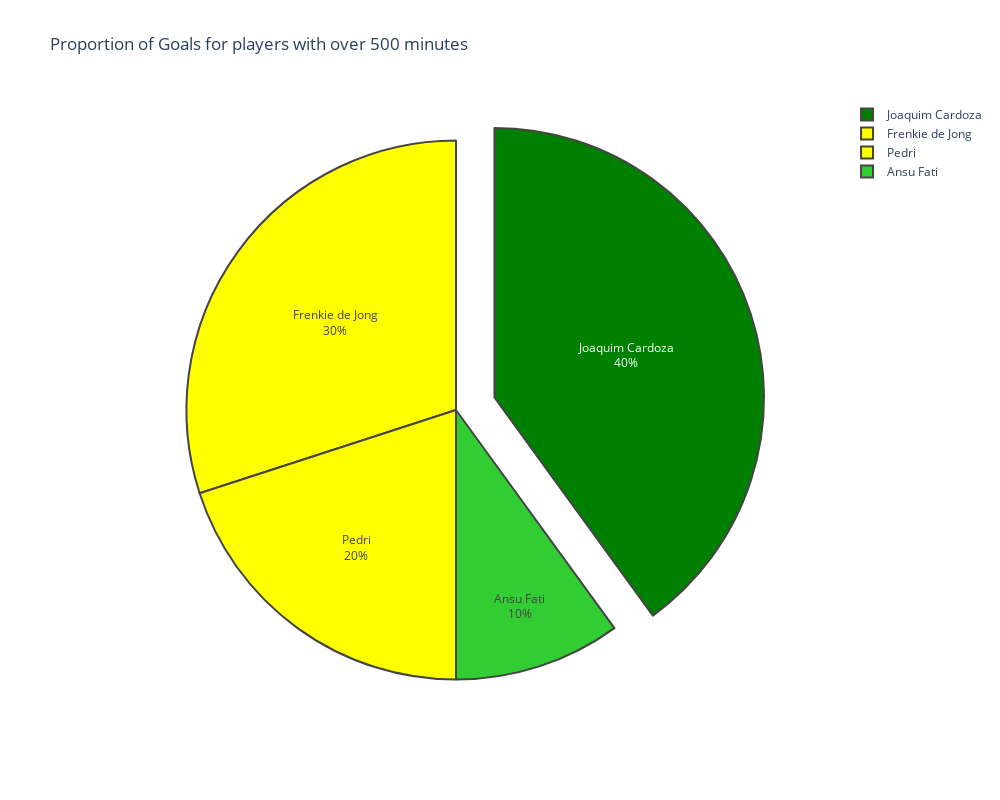
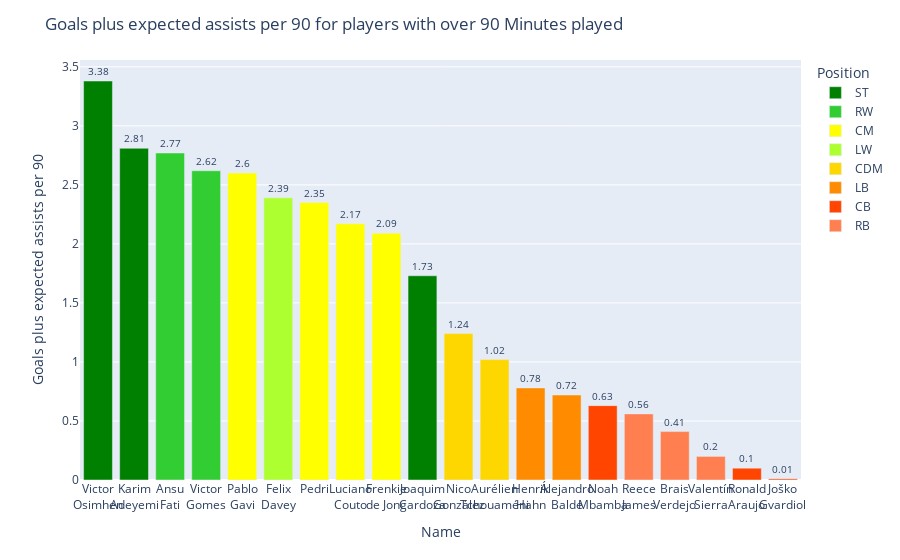
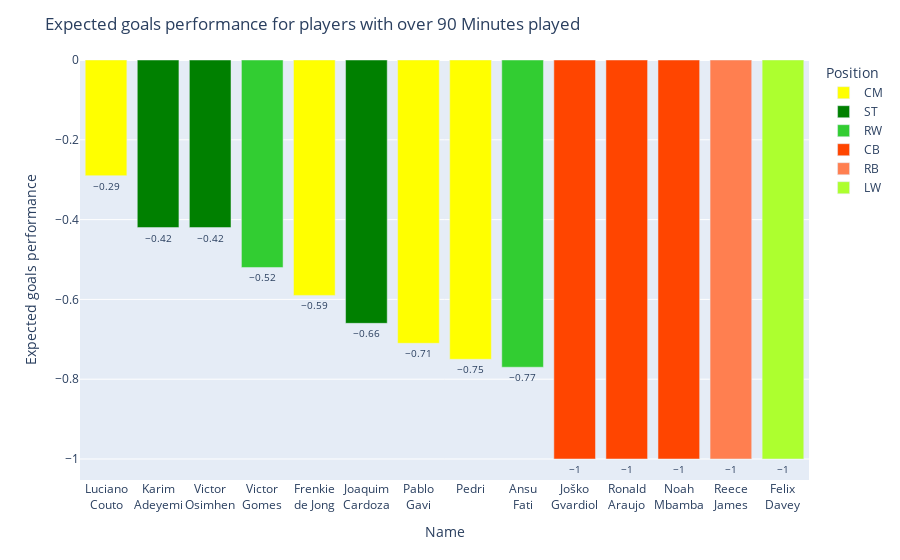
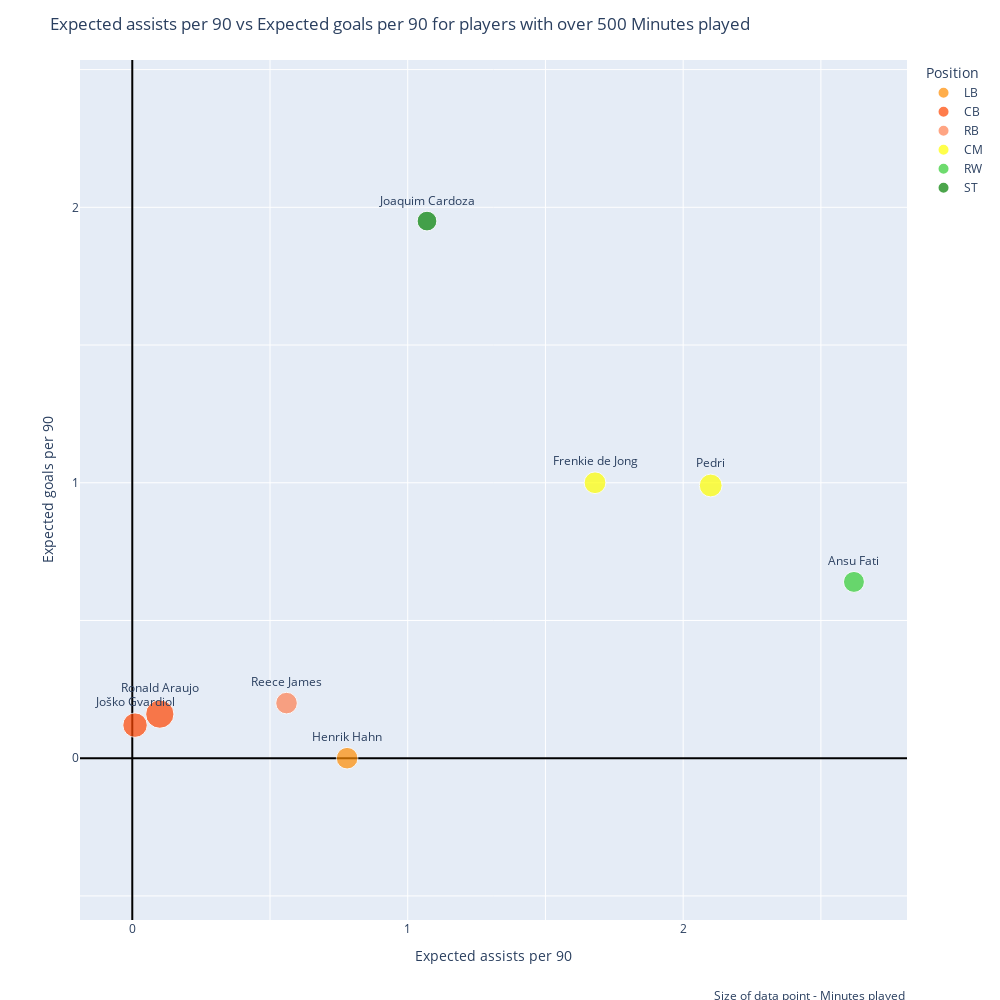

Notebook cell for these charts, in order:
### Markdown cell above
### Example graph outputs

### Code cell
pie_chart('Goals', pull_out=1, width=1000)
bar_plot('Goals+xAp90', min_attribute='MinutesPlayed', min_stat=90)
bar_plot('xGperf', min_stat=90)
diverging_bars('xAp90', min_mins=90)
scatter_chart('xAp90', 'xGp90')
scatter_chart('PossessionWonp90', 'PossessionLostp90')
scatter_chart('PossessionWonp90', 'Goals+xAp90')
grouped_bar('Goalsp90', 'xGp90', min_mins=90)
bar_plot('PropMinsOutOfPosition', min_stat=90)
bar_plot('PassCompletion', min_attribute='Passes', min_stat=100)
bar_plot('Shotsp90', min_stat=90)

### Figure 1 — Plotly figure (JSON) as saved in the notebook; plotly's stock layout.template omitted (floating-point values rounded to 4 significant figures)
{"data": [{"hovertext": ["Position - ST<br>Minutes played - 540", "Position - CM<br>Minutes played - 654", "Position - CM<br>Minutes played - 721", "Position - RW<br>Minutes played - 607"], "labels": ["Joaquim Cardoza", "Frenkie de Jong", "Pedri", "Ansu Fati"], "marker": {"colors": ["green", "yellow", "yellow", "limegreen"], "line": {"width": 2}}, "pull": [0.15, 0, 0, 0], "textinfo": "label+percent", "type": "pie", "values": [4, 3, 2, 1]}], "layout": {"height": 800, "title": {"text": "Proportion of Goals for players with over 500 minutes"}, "width": 1000}}

### Figure 2 — Plotly figure (JSON) as saved in the notebook; plotly's stock layout.template omitted (floating-point values rounded to 4 significant figures)
{"data": [{"alignmentgroup": "True", "cliponaxis": false, "customdata": [[480], [496], [540]], "hovertemplate": "Position=ST<br>Name=%{x}<br>Goals plus expected assists per 90=%{y}<br>MinutesPlayed=%{customdata[0]}<extra></extra>", "legendgroup": "ST", "marker": {"color": "green", "pattern": {"shape": ""}}, "name": "ST", "offsetgroup": "ST", "orientation": "v", "showlegend": true, "textfont": {"size": 10}, "textposition": "outside", "texttemplate": "%{y}", "type": "bar", "x": ["Victor<br>Osimhen", "Karim<br>Adeyemi", "Joaquim<br>Cardoza"], "xaxis": "x", "y": [3.38, 2.81, 1.73], "yaxis": "y"}, {"alignmentgroup": "True", "cliponaxis": false, "customdata": [[607], [409]], "hovertemplate": "Position=RW<br>Name=%{x}<br>Goals plus expected assists per 90=%{y}<br>MinutesPlayed=%{customdata[0]}<extra></extra>", "legendgroup": "RW", "marker": {"color": "limegreen", "pattern": {"shape": ""}}, "name": "RW", "offsetgroup": "RW", "orientation": "v", "showlegend": true, "textfont": {"size": 10}, "textposition": "outside", "texttemplate": "%{y}", "type": "bar", "x": ["Ansu<br>Fati", "Victor<br>Gomes"], "xaxis": "x", "y": [2.77, 2.62], "yaxis": "y"}, {"alignmentgroup": "True", "cliponaxis": false, "customdata": [[429], [721], [411], [654]], "hovertemplate": "Position=CM<br>Name=%{x}<br>Goals plus expected assists per 90=%{y}<br>MinutesPlayed=%{customdata[0]}<extra></extra>", "legendgroup": "CM", "marker": {"color": "yellow", "pattern": {"shape": ""}}, "name": "CM", "offsetgroup": "CM", "orientation": "v", "showlegend": true, "textfont": {"size": 10}, "textposition": "outside", "texttemplate": "%{y}", "type": "bar", "x": ["Pablo<br>Gavi", "Pedri", "Luciano<br>Couto", "Frenkie<br>de Jong"], "xaxis": "x", "y": [2.6, 2.35, 2.17, 2.09], "yaxis": "y"}, {"alignmentgroup": "True", "cliponaxis": false, "customdata": [[445]], "hovertemplate": "Position=LW<br>Name=%{x}<br>Goals plus expected assists per 90=%{y}<br>MinutesPlayed=%{customdata[0]}<extra></extra>", "legendgroup": "LW", "marker": {"color": "greenyellow", "pattern": {"shape": ""}}, "name": "LW", "offsetgroup": "LW", "orientation": "v", "showlegend": true, "textfont": {"size": 10}, "textposition": "outside", "texttemplate": "%{y}", "type": "bar", "x": ["Felix<br>Davey"], "xaxis": "x", "y": [2.39], "yaxis": "y"}, {"alignmentgroup": "True", "cliponaxis": false, "customdata": [[459], [387]], "hovertemplate": "Position=CDM<br>Name=%{x}<br>Goals plus expected assists per 90=%{y}<br>MinutesPlayed=%{customdata[0]}<extra></extra>", "legendgroup": "CDM", "marker": {"color": "gold", "pattern": {"shape": ""}}, "name": "CDM", "offsetgroup": "CDM", "orientation": "v", "showlegend": true, "textfont": {"size": 10}, "textposition": "outside", "texttemplate": "%{y}", "type": "bar", "x": ["Nico<br>González", "Aurélien<br>Tchouaméni"], "xaxis": "x", "y": [1.24, 1.02], "yaxis": "y"}, {"alignmentgroup": "True", "cliponaxis": false, "customdata": [[645], [462]], "hovertemplate": "Position=LB<br>Name=%{x}<br>Goals plus expected assists per 90=%{y}<br>MinutesPlayed=%{customdata[0]}<extra></extra>", "legendgroup": "LB", "marker": {"color": "darkorange", "pattern": {"shape": ""}}, "name": "LB", "offsetgroup": "LB", "orientation": "v", "showlegend": true, "textfont": {"size": 10}, "textposition": "outside", "texttemplate": "%{y}", "type": "bar", "x": ["Henrik<br>Hahn", "Álejandro<br>Balde"], "xaxis": "x", "y": [0.78, 0.72], "yaxis": "y"}, {"alignmentgroup": "True", "cliponaxis": false, "customdata": [[402], [1107], [829]], "hovertemplate": "Position=CB<br>Name=%{x}<br>Goals plus expected assists per 90=%{y}<br>MinutesPlayed=%{customdata[0]}<extra></extra>", "legendgroup": "CB", "marker": {"color": "orangered", "pattern": {"shape": ""}}, "name": "CB", "offsetgroup": "CB", "orientation": "v", "showlegend": true, "textfont": {"size": 10}, "textposition": "outside", "texttemplate": "%{y}", "type": "bar", "x": ["Noah<br>Mbamba", "Ronald<br>Araujo", "Joško<br>Gvardiol"], "xaxis": "x", "y": [0.63, 0.1, 0.01], "yaxis": "y"}, {"alignmentgroup": "True", "cliponaxis": false, "customdata": [[646], [484], [92]], "hovertemplate": "Position=RB<br>Name=%{x}<br>Goals plus expected assists per 90=%{y}<br>MinutesPlayed=%{customdata[0]}<extra></extra>", "legendgroup": "RB", "marker": {"color": "coral", "pattern": {"shape": ""}}, "name": "RB", "offsetgroup": "RB", "orientation": "v", "showlegend": true, "textfont": {"size": 10}, "textposition": "outside", "texttemplate": "%{y}", "type": "bar", "x": ["Reece<br>James", "Brais<br>Verdejo", "Valentín<br>Sierra"], "xaxis": "x", "y": [0.56, 0.41, 0.2], "yaxis": "y"}], "layout": {"barmode": "relative", "legend": {"title": {"text": "Position"}, "tracegroupgap": 0}, "margin": {"t": 60}, "title": {"text": "Goals plus expected assists per 90 for players with over 90 Minutes played"}, "xaxis": {"anchor": "y", "categoryorder": "min descending", "domain": [0, 1], "tickangle": 0, "title": {"text": "Name"}}, "yaxis": {"anchor": "x", "domain": [0, 1], "title": {"text": "Goals plus expected assists per 90"}}}}

### Figure 3 — Plotly figure (JSON) as saved in the notebook; plotly's stock layout.template omitted (floating-point values rounded to 4 significant figures)
{"data": [{"alignmentgroup": "True", "cliponaxis": false, "customdata": [[411], [654], [429], [721]], "hovertemplate": "Position=CM<br>Name=%{x}<br>Expected goals performance=%{y}<br>MinutesPlayed=%{customdata[0]}<extra></extra>", "legendgroup": "CM", "marker": {"color": "yellow", "pattern": {"shape": ""}}, "name": "CM", "offsetgroup": "CM", "orientation": "v", "showlegend": true, "textfont": {"size": 10}, "textposition": "outside", "texttemplate": "%{y}", "type": "bar", "x": ["Luciano<br>Couto", "Frenkie<br>de Jong", "Pablo<br>Gavi", "Pedri"], "xaxis": "x", "y": [-0.29, -0.59, -0.71, -0.75], "yaxis": "y"}, {"alignmentgroup": "True", "cliponaxis": false, "customdata": [[496], [480], [540]], "hovertemplate": "Position=ST<br>Name=%{x}<br>Expected goals performance=%{y}<br>MinutesPlayed=%{customdata[0]}<extra></extra>", "legendgroup": "ST", "marker": {"color": "green", "pattern": {"shape": ""}}, "name": "ST", "offsetgroup": "ST", "orientation": "v", "showlegend": true, "textfont": {"size": 10}, "textposition": "outside", "texttemplate": "%{y}", "type": "bar", "x": ["Karim<br>Adeyemi", "Victor<br>Osimhen", "Joaquim<br>Cardoza"], "xaxis": "x", "y": [-0.42, -0.42, -0.66], "yaxis": "y"}, {"alignmentgroup": "True", "cliponaxis": false, "customdata": [[409], [607]], "hovertemplate": "Position=RW<br>Name=%{x}<br>Expected goals performance=%{y}<br>MinutesPlayed=%{customdata[0]}<extra></extra>", "legendgroup": "RW", "marker": {"color": "limegreen", "pattern": {"shape": ""}}, "name": "RW", "offsetgroup": "RW", "orientation": "v", "showlegend": true, "textfont": {"size": 10}, "textposition": "outside", "texttemplate": "%{y}", "type": "bar", "x": ["Victor<br>Gomes", "Ansu<br>Fati"], "xaxis": "x", "y": [-0.52, -0.77], "yaxis": "y"}, {"alignmentgroup": "True", "cliponaxis": false, "customdata": [[829], [1107], [402]], "hovertemplate": "Position=CB<br>Name=%{x}<br>Expected goals performance=%{y}<br>MinutesPlayed=%{customdata[0]}<extra></extra>", "legendgroup": "CB", "marker": {"color": "orangered", "pattern": {"shape": ""}}, "name": "CB", "offsetgroup": "CB", "orientation": "v", "showlegend": true, "textfont": {"size": 10}, "textposition": "outside", "texttemplate": "%{y}", "type": "bar", "x": ["Joško<br>Gvardiol", "Ronald<br>Araujo", "Noah<br>Mbamba"], "xaxis": "x", "y": [-1, -1, -1], "yaxis": "y"}, {"alignmentgroup": "True", "cliponaxis": false, "customdata": [[646]], "hovertemplate": "Position=RB<br>Name=%{x}<br>Expected goals performance=%{y}<br>MinutesPlayed=%{customdata[0]}<extra></extra>", "legendgroup": "RB", "marker": {"color": "coral", "pattern": {"shape": ""}}, "name": "RB", "offsetgroup": "RB", "orientation": "v", "showlegend": true, "textfont": {"size": 10}, "textposition": "outside", "texttemplate": "%{y}", "type": "bar", "x": ["Reece<br>James"], "xaxis": "x", "y": [-1], "yaxis": "y"}, {"alignmentgroup": "True", "cliponaxis": false, "customdata": [[445]], "hovertemplate": "Position=LW<br>Name=%{x}<br>Expected goals performance=%{y}<br>MinutesPlayed=%{customdata[0]}<extra></extra>", "legendgroup": "LW", "marker": {"color": "greenyellow", "pattern": {"shape": ""}}, "name": "LW", "offsetgroup": "LW", "orientation": "v", "showlegend": true, "textfont": {"size": 10}, "textposition": "outside", "texttemplate": "%{y}", "type": "bar", "x": ["Felix<br>Davey"], "xaxis": "x", "y": [-1], "yaxis": "y"}], "layout": {"barmode": "relative", "legend": {"title": {"text": "Position"}, "tracegroupgap": 0}, "margin": {"t": 60}, "title": {"text": "Expected goals performance for players with over 90 Minutes played"}, "xaxis": {"anchor": "y", "categoryorder": "min descending", "domain": [0, 1], "tickangle": 0, "title": {"text": "Name"}}, "yaxis": {"anchor": "x", "domain": [0, 1], "title": {"text": "Expected goals performance"}}}}

### Figure 4 — Plotly figure (JSON) as saved in the notebook; plotly's stock layout.template omitted (floating-point values rounded to 4 significant figures)
{"data": [{"customdata": [["Henrik Hahn"]], "hovertemplate": "Position=LB<br>Expected assists per 90=%{x}<br>Expected goals per 90=%{y}<br>Minutes played=%{marker.size}<br>Name=%{customdata[0]}<extra></extra>", "legendgroup": "LB", "marker": {"color": "darkorange", "size": [645], "sizemode": "area", "sizeref": 2.768, "symbol": "circle"}, "mode": "markers+text", "name": "LB", "orientation": "v", "showlegend": true, "text": ["Henrik Hahn"], "textposition": "top center", "type": "scatter", "x": [0.78], "xaxis": "x", "y": [0], "yaxis": "y"}, {"customdata": [["Joško Gvardiol"], ["Ronald Araujo"]], "hovertemplate": "Position=CB<br>Expected assists per 90=%{x}<br>Expected goals per 90=%{y}<br>Minutes played=%{marker.size}<br>Name=%{customdata[0]}<extra></extra>", "legendgroup": "CB", "marker": {"color": "orangered", "size": [829, 1107], "sizemode": "area", "sizeref": 2.768, "symbol": "circle"}, "mode": "markers+text", "name": "CB", "orientation": "v", "showlegend": true, "text": ["Joško Gvardiol", "Ronald Araujo"], "textposition": "top center", "type": "scatter", "x": [0.01, 0.1], "xaxis": "x", "y": [0.12, 0.16], "yaxis": "y"}, {"customdata": [["Reece James"]], "hovertemplate": "Position=RB<br>Expected assists per 90=%{x}<br>Expected goals per 90=%{y}<br>Minutes played=%{marker.size}<br>Name=%{customdata[0]}<extra></extra>", "legendgroup": "RB", "marker": {"color": "coral", "size": [646], "sizemode": "area", "sizeref": 2.768, "symbol": "circle"}, "mode": "markers+text", "name": "RB", "orientation": "v", "showlegend": true, "text": ["Reece James"], "textposition": "top center", "type": "scatter", "x": [0.56], "xaxis": "x", "y": [0.2], "yaxis": "y"}, {"customdata": [["Pedri"], ["Frenkie de Jong"]], "hovertemplate": "Position=CM<br>Expected assists per 90=%{x}<br>Expected goals per 90=%{y}<br>Minutes played=%{marker.size}<br>Name=%{customdata[0]}<extra></extra>", "legendgroup": "CM", "marker": {"color": "yellow", "size": [721, 654], "sizemode": "area", "sizeref": 2.768, "symbol": "circle"}, "mode": "markers+text", "name": "CM", "orientation": "v", "showlegend": true, "text": ["Pedri", "Frenkie de Jong"], "textposition": "top center", "type": "scatter", "x": [2.1, 1.68], "xaxis": "x", "y": [0.99, 1], "yaxis": "y"}, {"customdata": [["Ansu Fati"]], "hovertemplate": "Position=RW<br>Expected assists per 90=%{x}<br>Expected goals per 90=%{y}<br>Minutes played=%{marker.size}<br>Name=%{customdata[0]}<extra></extra>", "legendgroup": "RW", "marker": {"color": "limegreen", "size": [607], "sizemode": "area", "sizeref": 2.768, "symbol": "circle"}, "mode": "markers+text", "name": "RW", "orientation": "v", "showlegend": true, "text": ["Ansu Fati"], "textposition": "top center", "type": "scatter", "x": [2.62], "xaxis": "x", "y": [0.64], "yaxis": "y"}, {"customdata": [["Joaquim Cardoza"]], "hovertemplate": "Position=ST<br>Expected assists per 90=%{x}<br>Expected goals per 90=%{y}<br>Minutes played=%{marker.size}<br>Name=%{customdata[0]}<extra></extra>", "legendgroup": "ST", "marker": {"color": "green", "size": [540], "sizemode": "area", "sizeref": 2.768, "symbol": "circle"}, "mode": "markers+text", "name": "ST", "orientation": "v", "showlegend": true, "text": ["Joaquim Cardoza"], "textposition": "top center", "type": "scatter", "x": [1.07], "xaxis": "x", "y": [1.95], "yaxis": "y"}], "layout": {"annotations": [{"showarrow": false, "text": "Size of data point - Minutes played", "x": 1, "xanchor": "right", "xref": "paper", "xshift": 0, "y": -0.1, "yanchor": "auto", "yref": "paper", "yshift": 0}], "height": 1000, "legend": {"itemsizing": "constant", "title": {"text": "Position"}, "tracegroupgap": 0}, "margin": {"t": 60}, "title": {"text": "Expected assists per 90 vs Expected goals per 90 for players with over 500 Minutes played"}, "width": 1000, "xaxis": {"anchor": "y", "domain": [0, 1], "dtick": 0.5, "scaleanchor": "y", "scaleratio": 1, "tick0": 0, "ticklabelstep": 2, "title": {"text": "Expected assists per 90"}, "zeroline": true, "zerolinecolor": "Black", "zerolinewidth": 2}, "yaxis": {"anchor": "x", "domain": [0, 1], "dtick": 0.5, "scaleanchor": "x", "scaleratio": 1, "tick0": 0, "ticklabelstep": 2, "title": {"text": "Expected goals per 90"}, "zeroline": true, "zerolinecolor": "Black", "zerolinewidth": 2}}}
